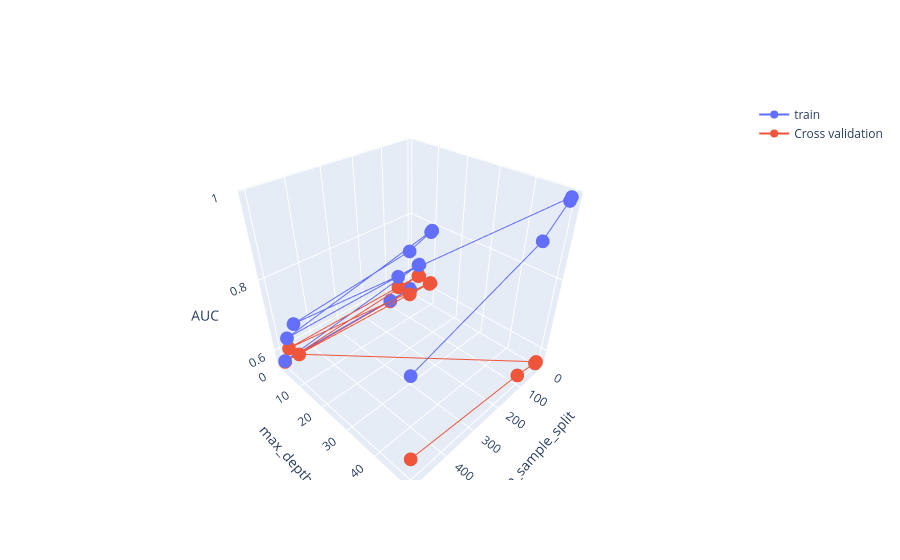

The notebook cell this image was saved under:
### Code cell
trace1 = go.Scatter3d(x=x1,y=y1,z=z1, name = 'train')
trace2 = go.Scatter3d(x=x2,y=y2,z=z2, name = 'Cross validation')
data = [trace1, trace2]

layout = go.Layout(scene = dict(
        xaxis = dict(title='min_sample_split'),
        yaxis = dict(title='max_depth'),
        zaxis = dict(title='AUC'),))

fig = go.Figure(data=data, layout=layout)
offline.iplot(fig, filename='3d-scatter-colorscale')

### Figure 1 — Plotly figure (JSON) as saved in the notebook; plotly's stock layout.template omitted (floating-point values rounded to 4 significant figures)
{"data": [{"name": "train", "type": "scatter3d", "x": [5, 10, 100, 500, 5, 10, 100, 500, 5, 10, 100, 500, 5, 10, 100, 500], "y": [1, 1, 1, 1, 5, 5, 5, 5, 10, 10, 10, 10, 50, 50, 50, 50], "z": [0.5656, 0.5656, 0.5656, 0.5656, 0.6653, 0.6653, 0.6635, 0.6598, 0.7874, 0.7847, 0.7597, 0.7265, 0.9883, 0.982, 0.9264, 0.8262]}, {"name": "Cross validation", "type": "scatter3d", "x": [5, 10, 100, 500, 5, 10, 100, 500, 5, 10, 100, 500, 5, 10, 100, 500], "y": [1, 1, 1, 1, 5, 5, 5, 5, 10, 10, 10, 10, 50, 50, 50, 50], "z": [0.5629, 0.5629, 0.5629, 0.5629, 0.6289, 0.6289, 0.6291, 0.6293, 0.6247, 0.6236, 0.6274, 0.6395, 0.5629, 0.5609, 0.5765, 0.6138]}], "layout": {"scene": {"xaxis": {"title": {"text": "min_sample_split"}}, "yaxis": {"title": {"text": "max_depth"}}, "zaxis": {"title": {"text": "AUC"}}}}}
